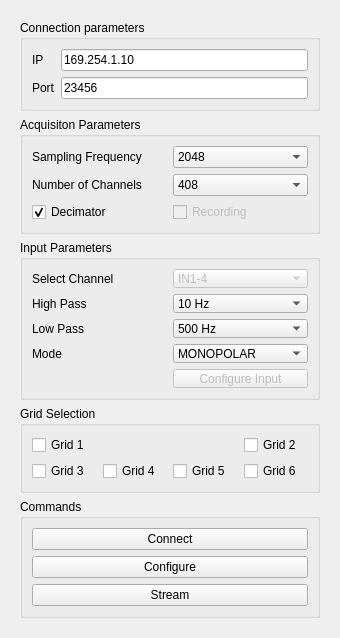
<?xml version="1.0" encoding="UTF-8"?>
<ui version="4.0">
 <class>QuattrocentoForm</class>
 <widget class="QWidget" name="QuattrocentoForm">
  <property name="geometry">
   <rect>
    <x>0</x>
    <y>0</y>
    <width>340</width>
    <height>638</height>
   </rect>
  </property>
  <property name="minimumSize">
   <size>
    <width>0</width>
    <height>550</height>
   </size>
  </property>
  <property name="maximumSize">
   <size>
    <width>340</width>
    <height>16777215</height>
   </size>
  </property>
  <property name="windowTitle">
   <string>Form</string>
  </property>
  <layout class="QGridLayout" name="gridLayout_2">
   <item row="0" column="0">
    <widget class="QWidget" name="widget" native="true">
     <layout class="QGridLayout" name="gridLayout_6">
      <item row="2" column="0">
       <widget class="QGroupBox" name="inputGroupBox">
        <property name="title">
         <string>Input Parameters</string>
        </property>
        <layout class="QGridLayout" name="gridLayout_4">
         <item row="0" column="0">
          <widget class="QLabel" name="label_3">
           <property name="text">
            <string>Select Channel</string>
           </property>
          </widget>
         </item>
         <item row="3" column="1">
          <widget class="QComboBox" name="inputDetectionModeComboBox">
           <item>
            <property name="text">
             <string>MONOPOLAR</string>
            </property>
           </item>
           <item>
            <property name="text">
             <string>DIFFERENTIAL</string>
            </property>
           </item>
           <item>
            <property name="text">
             <string>BIPOLAR</string>
            </property>
           </item>
          </widget>
         </item>
         <item row="3" column="0">
          <widget class="QLabel" name="label_10">
           <property name="text">
            <string>Mode</string>
           </property>
          </widget>
         </item>
         <item row="2" column="0">
          <widget class="QLabel" name="label_9">
           <property name="text">
            <string>Low Pass</string>
           </property>
          </widget>
         </item>
         <item row="1" column="1">
          <widget class="QComboBox" name="inputHighPassComboBox">
           <property name="currentIndex">
            <number>1</number>
           </property>
           <item>
            <property name="text">
             <string>0.7 Hz</string>
            </property>
           </item>
           <item>
            <property name="text">
             <string>10 Hz</string>
            </property>
           </item>
           <item>
            <property name="text">
             <string>100 Hz</string>
            </property>
           </item>
           <item>
            <property name="text">
             <string>200 Hz</string>
            </property>
           </item>
          </widget>
         </item>
         <item row="1" column="0">
          <widget class="QLabel" name="label_8">
           <property name="text">
            <string>High Pass</string>
           </property>
          </widget>
         </item>
         <item row="2" column="1">
          <widget class="QComboBox" name="inputLowPassComboBox">
           <property name="currentIndex">
            <number>1</number>
           </property>
           <item>
            <property name="text">
             <string>130 Hz</string>
            </property>
           </item>
           <item>
            <property name="text">
             <string>500 Hz</string>
            </property>
           </item>
           <item>
            <property name="text">
             <string>900 Hz</string>
            </property>
           </item>
           <item>
            <property name="text">
             <string>4400 Hz</string>
            </property>
           </item>
          </widget>
         </item>
         <item row="0" column="1">
          <widget class="QComboBox" name="inputChannelComboBox">
           <property name="enabled">
            <bool>false</bool>
           </property>
           <item>
            <property name="text">
             <string>IN1-4</string>
            </property>
           </item>
           <item>
            <property name="text">
             <string>IN5-8</string>
            </property>
           </item>
           <item>
            <property name="text">
             <string>MULTIPLE_IN_1</string>
            </property>
           </item>
           <item>
            <property name="text">
             <string>MULTIPLE_IN_2</string>
            </property>
           </item>
           <item>
            <property name="text">
             <string>MULTIPLE_IN_3</string>
            </property>
           </item>
           <item>
            <property name="text">
             <string>MULTIPLE_IN_4</string>
            </property>
           </item>
          </widget>
         </item>
         <item row="4" column="1">
          <widget class="QPushButton" name="inputConfigurationPushButton">
           <property name="enabled">
            <bool>false</bool>
           </property>
           <property name="text">
            <string>Configure Input</string>
           </property>
          </widget>
         </item>
        </layout>
       </widget>
      </item>
      <item row="5" column="0">
       <spacer name="verticalSpacer">
        <property name="orientation">
         <enum>Qt::Orientation::Vertical</enum>
        </property>
        <property name="sizeHint" stdset="0">
         <size>
          <width>20</width>
          <height>40</height>
         </size>
        </property>
       </spacer>
      </item>
      <item row="4" column="0">
       <widget class="QGroupBox" name="commandsGroupBox">
        <property name="title">
         <string>Commands</string>
        </property>
        <layout class="QGridLayout" name="gridLayout_3">
         <item row="0" column="0">
          <widget class="QPushButton" name="commandConnectionPushButton">
           <property name="text">
            <string>Connect</string>
           </property>
          </widget>
         </item>
         <item row="1" column="0">
          <widget class="QPushButton" name="commandConfigurationPushButton">
           <property name="text">
            <string>Configure</string>
           </property>
          </widget>
         </item>
         <item row="2" column="0">
          <widget class="QPushButton" name="commandStreamPushButton">
           <property name="text">
            <string>Stream</string>
           </property>
          </widget>
         </item>
        </layout>
       </widget>
      </item>
      <item row="1" column="0">
       <widget class="QGroupBox" name="acquisitionGroupBox">
        <property name="title">
         <string>Acquisiton Parameters</string>
        </property>
        <layout class="QGridLayout" name="gridLayout">
         <item row="1" column="1">
          <widget class="QComboBox" name="acquisitionNumberOfChannelsComboBox">
           <property name="currentIndex">
            <number>3</number>
           </property>
           <item>
            <property name="text">
             <string>120</string>
            </property>
           </item>
           <item>
            <property name="text">
             <string>216</string>
            </property>
           </item>
           <item>
            <property name="text">
             <string>312</string>
            </property>
           </item>
           <item>
            <property name="text">
             <string>408</string>
            </property>
           </item>
          </widget>
         </item>
         <item row="0" column="1">
          <widget class="QComboBox" name="acquisitionSamplingFrequencyComboBox">
           <property name="currentIndex">
            <number>1</number>
           </property>
           <item>
            <property name="text">
             <string>512</string>
            </property>
           </item>
           <item>
            <property name="text">
             <string>2048</string>
            </property>
           </item>
           <item>
            <property name="text">
             <string>5120</string>
            </property>
           </item>
           <item>
            <property name="text">
             <string>10240</string>
            </property>
           </item>
          </widget>
         </item>
         <item row="1" column="0">
          <widget class="QLabel" name="label_2">
           <property name="text">
            <string>Number of Channels</string>
           </property>
          </widget>
         </item>
         <item row="0" column="0">
          <widget class="QLabel" name="label">
           <property name="text">
            <string>Sampling Frequency</string>
           </property>
          </widget>
         </item>
         <item row="2" column="0">
          <widget class="QCheckBox" name="acquisitionDecimatorCheckBox">
           <property name="text">
            <string>Decimator</string>
           </property>
           <property name="checked">
            <bool>true</bool>
           </property>
          </widget>
         </item>
         <item row="2" column="1">
          <widget class="QCheckBox" name="acquisitionRecordingCheckBox">
           <property name="enabled">
            <bool>false</bool>
           </property>
           <property name="text">
            <string>Recording</string>
           </property>
          </widget>
         </item>
        </layout>
       </widget>
      </item>
      <item row="3" column="0">
       <widget class="QGroupBox" name="gridSelectionGroupBox">
        <property name="title">
         <string>Grid Selection</string>
        </property>
        <layout class="QGridLayout" name="gridLayout_5">
         <item row="1" column="1">
          <widget class="QCheckBox" name="gridFourCheckBox">
           <property name="text">
            <string>Grid 4</string>
           </property>
          </widget>
         </item>
         <item row="1" column="0">
          <widget class="QCheckBox" name="gridThreeCheckBox">
           <property name="text">
            <string>Grid 3</string>
           </property>
          </widget>
         </item>
         <item row="1" column="2">
          <widget class="QCheckBox" name="gridFiveCheckBox">
           <property name="text">
            <string>Grid 5</string>
           </property>
          </widget>
         </item>
         <item row="1" column="3">
          <widget class="QCheckBox" name="gridSixCheckBox">
           <property name="text">
            <string>Grid 6</string>
           </property>
          </widget>
         </item>
         <item row="0" column="3">
          <widget class="QCheckBox" name="gridTwoCheckBox">
           <property name="layoutDirection">
            <enum>Qt::LayoutDirection::LeftToRight</enum>
           </property>
           <property name="text">
            <string>Grid 2</string>
           </property>
          </widget>
         </item>
         <item row="0" column="0">
          <widget class="QCheckBox" name="gridOneCheckBox">
           <property name="text">
            <string>Grid 1</string>
           </property>
          </widget>
         </item>
        </layout>
       </widget>
      </item>
      <item row="0" column="0">
       <widget class="QGroupBox" name="connectionGroupBox">
        <property name="title">
         <string>Connection parameters</string>
        </property>
        <layout class="QGridLayout" name="gridLayout_7">
         <item row="0" column="0">
          <widget class="QLabel" name="label_4">
           <property name="text">
            <string>IP</string>
           </property>
          </widget>
         </item>
         <item row="0" column="1">
          <widget class="QLineEdit" name="connectionIPLineEdit">
           <property name="text">
            <string>169.254.1.10</string>
           </property>
          </widget>
         </item>
         <item row="1" column="0">
          <widget class="QLabel" name="label_5">
           <property name="text">
            <string>Port</string>
           </property>
          </widget>
         </item>
         <item row="1" column="1">
          <widget class="QLineEdit" name="connectionPortLineEdit">
           <property name="text">
            <string>23456</string>
           </property>
          </widget>
         </item>
        </layout>
       </widget>
      </item>
     </layout>
    </widget>
   </item>
  </layout>
 </widget>
 <resources/>
 <connections/>
</ui>
